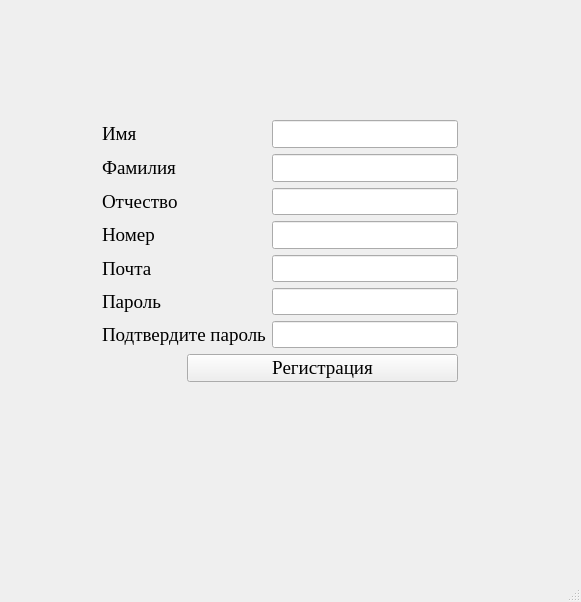
<?xml version="1.0" encoding="UTF-8"?>
<ui version="4.0">
 <class>regWindow</class>
 <widget class="QMainWindow" name="regWindow">
  <property name="geometry">
   <rect>
    <x>0</x>
    <y>0</y>
    <width>581</width>
    <height>602</height>
   </rect>
  </property>
  <property name="windowTitle">
   <string>regWindow</string>
  </property>
  <widget class="QWidget" name="centralwidget">
   <widget class="QWidget" name="layoutWidget">
    <property name="geometry">
     <rect>
      <x>102</x>
      <y>120</y>
      <width>356</width>
      <height>262</height>
     </rect>
    </property>
    <layout class="QGridLayout" name="gridLayout">
     <item row="0" column="0">
      <widget class="QLabel" name="label_6">
       <property name="font">
        <font>
         <family>Times New Roman</family>
         <pointsize>14</pointsize>
        </font>
       </property>
       <property name="text">
        <string>Имя</string>
       </property>
      </widget>
     </item>
     <item row="0" column="2">
      <widget class="QLineEdit" name="lineName">
       <property name="font">
        <font>
         <family>Times New Roman</family>
         <pointsize>14</pointsize>
        </font>
       </property>
      </widget>
     </item>
     <item row="1" column="0">
      <widget class="QLabel" name="label">
       <property name="font">
        <font>
         <family>Times New Roman</family>
         <pointsize>14</pointsize>
        </font>
       </property>
       <property name="text">
        <string>Фамилия</string>
       </property>
      </widget>
     </item>
     <item row="1" column="2">
      <widget class="QLineEdit" name="lineFam">
       <property name="font">
        <font>
         <family>Times New Roman</family>
         <pointsize>14</pointsize>
        </font>
       </property>
      </widget>
     </item>
     <item row="2" column="0">
      <widget class="QLabel" name="label_2">
       <property name="font">
        <font>
         <family>Times New Roman</family>
         <pointsize>14</pointsize>
        </font>
       </property>
       <property name="text">
        <string>Отчество</string>
       </property>
      </widget>
     </item>
     <item row="2" column="2">
      <widget class="QLineEdit" name="lineOtch">
       <property name="font">
        <font>
         <family>Times New Roman</family>
         <pointsize>14</pointsize>
        </font>
       </property>
      </widget>
     </item>
     <item row="3" column="0">
      <widget class="QLabel" name="label_7">
       <property name="font">
        <font>
         <family>Times New Roman</family>
         <pointsize>14</pointsize>
        </font>
       </property>
       <property name="text">
        <string>Номер</string>
       </property>
      </widget>
     </item>
     <item row="3" column="2">
      <widget class="QLineEdit" name="lineNum">
       <property name="font">
        <font>
         <family>Times New Roman</family>
         <pointsize>14</pointsize>
        </font>
       </property>
      </widget>
     </item>
     <item row="4" column="0">
      <widget class="QLabel" name="label_4">
       <property name="font">
        <font>
         <family>Times New Roman</family>
         <pointsize>14</pointsize>
        </font>
       </property>
       <property name="text">
        <string>Почта</string>
       </property>
      </widget>
     </item>
     <item row="4" column="2">
      <widget class="QLineEdit" name="linePocht">
       <property name="font">
        <font>
         <family>Times New Roman</family>
         <pointsize>14</pointsize>
        </font>
       </property>
      </widget>
     </item>
     <item row="5" column="0">
      <widget class="QLabel" name="label_5">
       <property name="font">
        <font>
         <family>Times New Roman</family>
         <pointsize>14</pointsize>
        </font>
       </property>
       <property name="text">
        <string>Пароль</string>
       </property>
      </widget>
     </item>
     <item row="5" column="2">
      <widget class="QLineEdit" name="linePass">
       <property name="minimumSize">
        <size>
         <width>182</width>
         <height>27</height>
        </size>
       </property>
       <property name="font">
        <font>
         <family>Times New Roman</family>
         <pointsize>14</pointsize>
        </font>
       </property>
       <property name="cursor">
        <cursorShape>IBeamCursor</cursorShape>
       </property>
      </widget>
     </item>
     <item row="6" column="0" colspan="2">
      <widget class="QLabel" name="label_8">
       <property name="font">
        <font>
         <family>Times New Roman</family>
         <pointsize>14</pointsize>
        </font>
       </property>
       <property name="text">
        <string>Подтвердите пароль</string>
       </property>
      </widget>
     </item>
     <item row="6" column="2">
      <widget class="QLineEdit" name="linePass2">
       <property name="font">
        <font>
         <family>Times New Roman</family>
         <pointsize>14</pointsize>
        </font>
       </property>
      </widget>
     </item>
     <item row="7" column="1" colspan="2">
      <widget class="QPushButton" name="pushButton">
       <property name="font">
        <font>
         <family>Times New Roman</family>
         <pointsize>14</pointsize>
        </font>
       </property>
       <property name="text">
        <string>Регистрация</string>
       </property>
      </widget>
     </item>
    </layout>
   </widget>
  </widget>
  <widget class="QMenuBar" name="menubar">
   <property name="geometry">
    <rect>
     <x>0</x>
     <y>0</y>
     <width>581</width>
     <height>21</height>
    </rect>
   </property>
  </widget>
  <widget class="QStatusBar" name="statusbar"/>
 </widget>
 <resources/>
 <connections/>
</ui>
